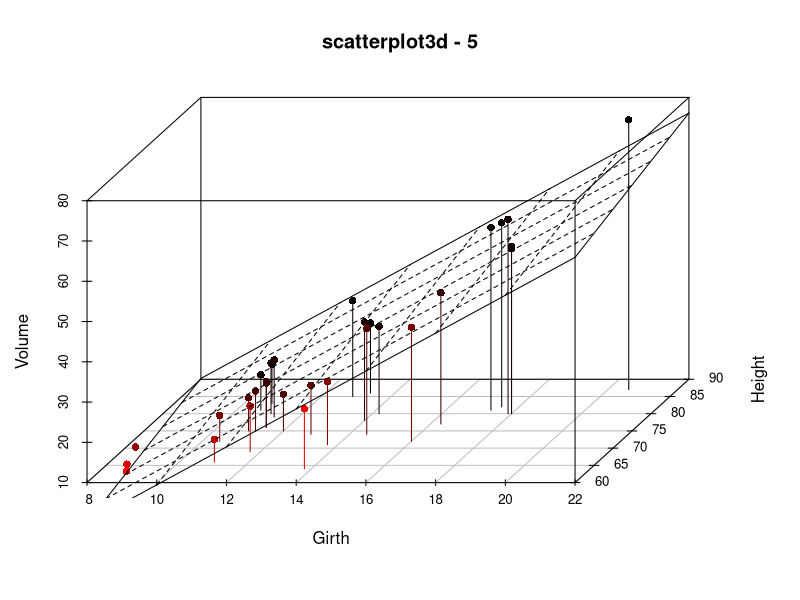
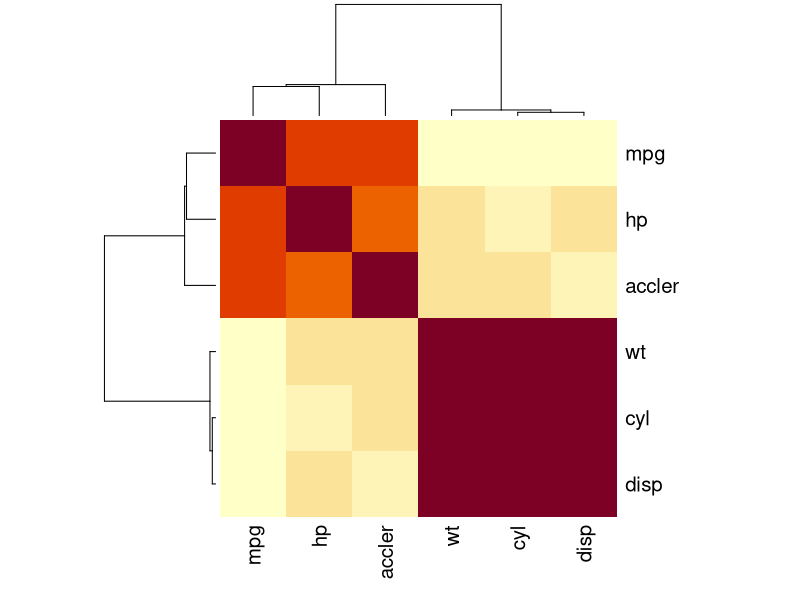
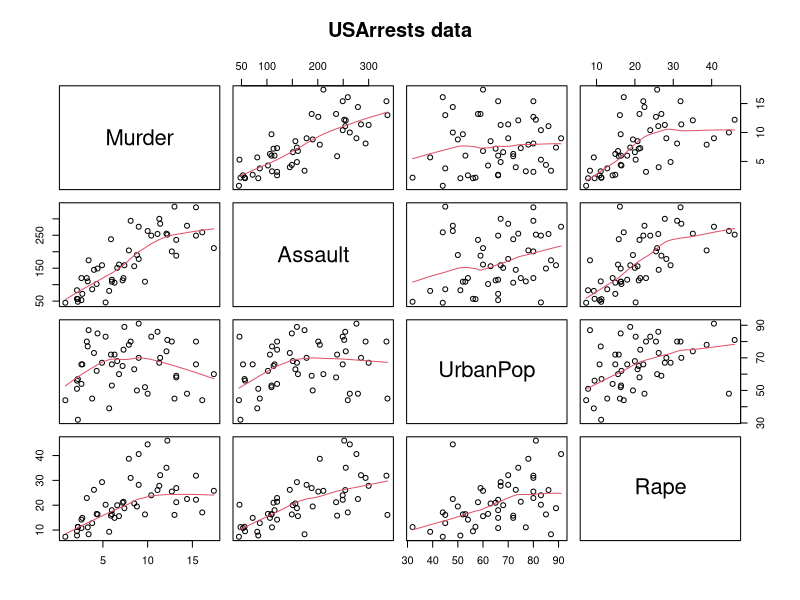
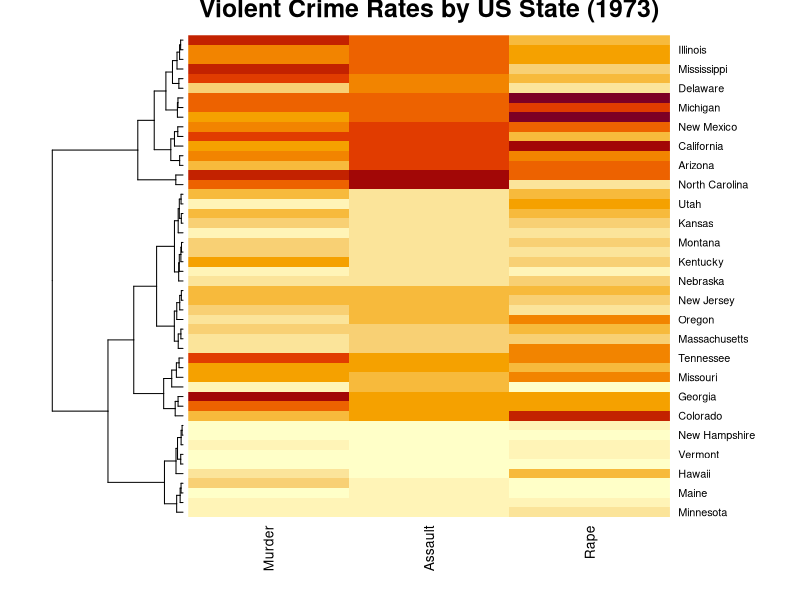

These figures' R source, in order:
# lec5_3.r
# 3D-plot, Heatmap

# set working directory
setwd("/Users/hyejungko/desktop/week5__3")

# install 3d scatterplot package
install.packages('scatterplot3d')
library(scatterplot3d)

# 5-3 3D scatterplot with data trees
data(trees)

par(mfrow = c(1, 1))
s3d <- scatterplot3d(trees, type="h", highlight.3d=TRUE,
                     angle=55, scale.y=0.7, pch=16, main="scatterplot3d - 5")

# to know about data "trees"
help(trees)
head(trees)
# export to csv file
write.csv(trees,file="trees.csv", row.names = FALSE)

# Now adding some points to the "scatterplot3d"
#s3d$points3d(seq(10,20,2), seq(85,60,-5), seq(60,10,-10),col="blue", type="h", pch=16)

# Now adding a regression plane to the "scatterplot3d"
attach(trees)
my.lm <- lm(Volume ~ Girth + Height)
s3d$plane3d(my.lm, lty.box = "solid")


#############
# heatmap   #
#############

# heatmap 1 using autompg data
car<-read.csv("autompg.csv")
#head(car)
#dim(car)
attach(car)

par(mfrow=c(1, 1))
cor.x<-cor(car[,1:6])
heatmap(cor.x, symm=TRUE)

# heatmap 2 using USArrests data

# Crime rate by US State (1973)
# Arrests per 100,000 residents for assault, murder, and rape 
# in each of the 50 US states in 1973

help(USArrests)
head(USArrests)

summary(USArrests)

require(graphics)
pairs(USArrests, panel = panel.smooth, main = "USArrests data")

## Difference between 'USArrests' and its correction
USArrests["Maryland", "UrbanPop"] # 67 -- the transcription error
UA.C <- USArrests
UA.C["Maryland", "UrbanPop"] <- 76.6

## also +/- 0.5 to restore the original  <n>.5  percentages
s5u <- c("Colorado", "Florida", "Mississippi", "Wyoming")
s5d <- c("Nebraska", "Pennsylvania")
UA.C[s5u, "UrbanPop"] <- UA.C[s5u, "UrbanPop"] + 0.5
UA.C[s5d, "UrbanPop"] <- UA.C[s5d, "UrbanPop"] - 0.5

cor(USArrests)
round(cor(USArrests), 2)

# subset excluding 3th variable UrbanPop
# matrix format for heatmap
x  <- as.matrix(USArrests[, -3])
result <- heatmap(x, scale="column", Colv=NA, cexCol=1,
                  main="Violent Crime Rates by US State (1973)")

row.names(USArrests)[result$rowInd[1:10]]
row.names(USArrests)[result$rowInd[35:50]]
